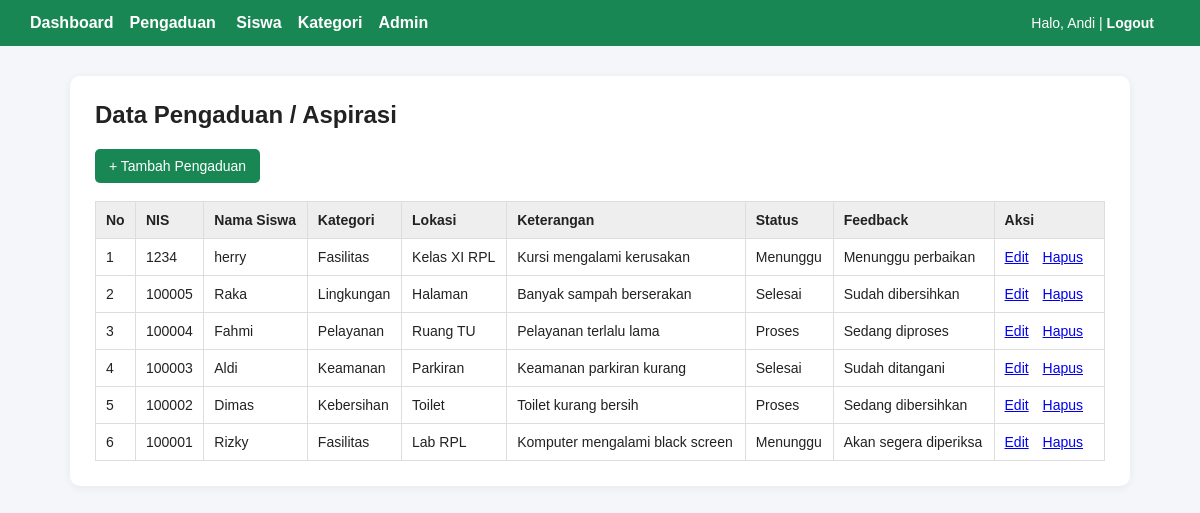
/index.php?page=pengaduan (signed in), run on the app's committed database.
### tables this page shows
CREATE TABLE `input_aspirasi` (
  `id_pelaporan` int(5) NOT NULL,
  `nis` int(10) NOT NULL,
  `id_kategori` int(5) NOT NULL,
  `lokasi` varchar(50) NOT NULL,
  `ket` varchar(100) NOT NULL
);

CREATE TABLE `siswa` (
  `nis` int(10) NOT NULL,
  `nama_siswa` varchar(50) NOT NULL,
  `kelas` varchar(10) NOT NULL,
  `jurusan` varchar(30) NOT NULL,
  `no_hp` varchar(15) DEFAULT NULL,
  `password` varchar(255) NOT NULL
);

CREATE TABLE `kategori` (
  `id_kategori` int(5) NOT NULL,
  `ket_kategori` varchar(30) NOT NULL,
  `keterangan` varchar(100) DEFAULT NULL,
  `prioritas` varchar(20) DEFAULT NULL,
  `status` varchar(20) DEFAULT NULL
);

### app/Core/Controller.php (called while the page is built, shortened)
<?php
class Controller
{
    protected function view(string $view, array $data = []): void
    {
        extract($data);
        require __DIR__ . '/../Views/layout/header.php';
        require __DIR__ . '/../Views/' . $view . '.php';
        require __DIR__ . '/../Views/layout/footer.php';
    }
}

### app/Controllers/PengaduanController.php (called while the page is built, shortened)
<?php
class PengaduanController extends Controller
{
    private $model; private $siswaModel; private $kategoriModel;
    public function __construct(){Auth::requireLogin();$this->model=new Pengaduan();$this->siswaModel=new Siswa();$this->kategoriModel=new Kategori();}
    public function index(): void {
        if(Auth::isAdmin()) {$pengaduan=$this->model->all();} else {$pengaduan=$this->model->byNis((int)Auth::user()['nis']);}
        $this->view('pengaduan/index',['pengaduan'=>$pengaduan]);
    }
}

### public/index.php (called while the page is built, shortened)
<?php
spl_autoload_register(function (string $class): void {
    $prefix = 'App\\';
    $relative = substr($class, strlen($prefix));
    $file = __DIR__ . '/../app/' . str_replace('\\', '/', $relative) . '.php';
});
$routes = [
    'login'     => [AuthController::class, 'login'],
    'logout'    => [AuthController::class, 'logout'],
    'dashboard' => [DashboardController::class, 'index'],
    'admin'        => [AdminController::class, 'index'],
    'admin.create' => [AdminController::class, 'create'],
    'admin.edit'   => [AdminController::class, 'edit'],
    'admin.delete' => [AdminController::class, 'delete'],
    'siswa'        => [SiswaController::class, 'index'],
    'siswa.create' => [SiswaController::class, 'create'],
    'siswa.edit'   => [SiswaController::class, 'edit'],
    'siswa.delete' => [SiswaController::class, 'delete'],
    'kategori'        => [KategoriController::class, 'index'],
    'kategori.create' => [KategoriController::class, 'create'],
    'kategori.edit'   => [KategoriController::class, 'edit'],
    'kategori.delete' => [KategoriController::class, 'delete'],
    'pengaduan'        => [PengaduanController::class, 'index'],
    'pengaduan.create' => [PengaduanController::class, 'create'],
    'pengaduan.edit'   => [PengaduanController::class, 'edit'],
    'pengaduan.delete' => [PengaduanController::class, 'delete'],
];
$page = $_GET['page'] ?? 'login';
[$controllerClass, $method] = $routes[$page];
$controller = new $controllerClass();
$controller->$method();

### app/Core/Auth.php (called while the page is built, shortened)
<?php
class Auth
{
    public static function check(): bool
    {
        return isset($_SESSION['role']);
    }
    public static function isAdmin(): bool
    {
        return self::check() && $_SESSION['role'] === 'admin';
    }
    public static function user(): ?array
    {
        if (self::isAdmin()) {
            return [
                'role' => 'admin',
                'id_admin' => $_SESSION['id_admin'],
                'username' => $_SESSION['username'],
                'nama' => $_SESSION['nama'],
            ];
        }
        return [
            'role' => 'anggota',
            'nis' => $_SESSION['nis'],
            'nama' => $_SESSION['nama'],
            'kelas' => $_SESSION['kelas'],
        ];
    }
}

### app/Core/Database.php (called while the page is built, shortened)
<?php
class Database
{
    private static $connection = null;
    public static function getConnection(): \mysqli
    {
        if (self::$connection !== null) {
            return self::$connection;
        }
        $config = require __DIR__ . '/../../config/config.php';
        $host = $config['host'] ?? '127.0.0.1';
        $port = (int) ($config['port'] ?? 3306);
        $attempts = [[$host, $port, null]];
        $connection = null;
        foreach ($attempts as [$h, $p, $s]) {
            $c = @mysqli_connect($h, $config['user'], $config['pass'], $config['name'], $p, $s);
            if ($c) {
                $connection = $c;
                break;
            }
        }
        mysqli_set_charset($connection, 'utf8mb4');
        self::$connection = $connection;
        return self::$connection;
    }
}

### app/Models/Pengaduan.php (called while the page is built, shortened)
<?php
class Pengaduan
{
    private $db;
    public function __construct()
    {
        $this->db = Database::getConnection();
    }
    public function all(): array
    {
        $sql = "SELECT ia.id_pelaporan, ia.nis, s.nama_siswa, ia.id_kategori, k.ket_kategori,
                       ia.lokasi, ia.ket,
                       COALESCE(a.status, 'Menunggu') AS status,
                       COALESCE(a.feedback, '') AS feedback
                FROM input_aspirasi ia
                INNER JOIN siswa s ON ia.nis = s.nis
                INNER JOIN kategori k ON ia.id_kategori = k.id_kategori
                LEFT JOIN aspirasi a ON a.id_pelaporan = ia.id_pelaporan
                ORDER BY ia.id_pelaporan DESC";
        $result = mysqli_query($this->db, $sql);
        return $result ? mysqli_fetch_all($result, MYSQLI_ASSOC) : [];
    }
}

### app/Views/pengaduan/index.php (the view)
<h2>Data Pengaduan / Aspirasi</h2>
<p><a class="btn" href="index.php?page=pengaduan.create">+ Tambah Pengaduan</a></p>
<table>
<tr>
<th>No</th><th>NIS</th><th>Nama Siswa</th><th>Kategori</th><th>Lokasi</th><th>Keterangan</th><th>Status</th><th>Feedback</th><th>Aksi</th>
</tr>
<?php if (empty($pengaduan)): ?>
<tr><td colspan="9" align="center">Belum ada data pengaduan.</td></tr>
<?php else: $no = 1; foreach ($pengaduan as $row): ?>
<tr>
<td><?= $no++; ?></td>
<td><?= htmlspecialchars($row['nis']); ?></td>
<td><?= htmlspecialchars($row['nama_siswa']); ?></td>
<td><?= htmlspecialchars($row['ket_kategori']); ?></td>
<td><?= htmlspecialchars($row['lokasi']); ?></td>
<td><?= htmlspecialchars($row['ket']); ?></td>
<td><?= htmlspecialchars($row['status']); ?></td>
<td><?= htmlspecialchars($row['feedback']); ?></td>
<td class="aksi">
<a href="index.php?page=pengaduan.edit&id=<?= urlencode((string) $row['id_pelaporan']); ?>">Edit</a>
<a href="index.php?page=pengaduan.delete&id=<?= urlencode((string) $row['id_pelaporan']); ?>" onclick="return confirm('Hapus pengaduan ini?');">Hapus</a>
</td>
</tr>
<?php endforeach; endif; ?>
</table>

### app/Views/layout/header.php (shortened to what this page needs)
<?php
$currentUser = Auth::user();
?>
<!DOCTYPE html>
<html lang="id">
<head>
</head>
<body>
<div class="navbar"><div>
<a href="index.php?page=dashboard">Dashboard</a><a href="index.php?page=pengaduan"><?= $currentUser['role'] === 'admin' ? 'Pengaduan' : 'Pengaduan Saya'; ?></a>
<?php if ($currentUser['role'] === 'admin'): ?><a href="index.php?page=siswa">Siswa</a><a href="index.php?page=kategori">Kategori</a><a href="index.php?page=admin">Admin</a><?php endif; ?>
</div><div class="user">Halo, <?= htmlspecialchars($currentUser['nama']); ?>&nbsp;|&nbsp;<a href="index.php?page=logout">Logout</a></div></div>
<div class="wrap">
<div class="card">

### app/Views/layout/footer.php
</div>
</div>
</body>
</html>

### app/Views/layout/header.php (style rules this page uses)
* { box-sizing: border-box; }
body { font-family: Arial, sans-serif; background: #f5f6fa; margin: 0; color: #222; }
.navbar { background: #198754; color: #fff; padding: 14px 30px; display: flex; justify-content: space-between; align-items: center; flex-wrap: wrap; }
.navbar a { color: #fff; text-decoration: none; margin-right: 16px; font-weight: bold; }
.navbar .user { font-size: 14px; }
.wrap { max-width: 1100px; margin: 30px auto; padding: 0 20px; }
.card { background: #fff; padding: 25px; border-radius: 10px; box-shadow: 0 2px 10px rgba(0,0,0,.06); overflow-x: auto; }
h2 { margin-top: 0; }
table { width: 100%; border-collapse: collapse; margin-top: 18px; }
th, td { border: 1px solid #ddd; padding: 10px; text-align: left; font-size: 14px; }
th { background: #eee; }
.btn { display: inline-block; padding: 9px 14px; background: #198754; color: #fff; text-decoration: none; border-radius: 5px; border: none; cursor: pointer; font-size: 14px; }
.aksi a { margin-right: 10px; }

### data on the page
input_aspirasi: nis "1234", nis.nama_siswa "herry", id_kategori.ket_kategori "Fasilitas", lokasi "Kelas XI RPL", ket "Kursi mengalami kerusakan", status "Menunggu", feedback "Menunggu perbaikan"
input_aspirasi: nis "100005", nis.nama_siswa "Raka", id_kategori.ket_kategori "Lingkungan", lokasi "Halaman", ket "Banyak sampah berserakan", status "Selesai", feedback "Sudah dibersihkan"
input_aspirasi: nis "100004", nis.nama_siswa "Fahmi", id_kategori.ket_kategori "Pelayanan", lokasi "Ruang TU", ket "Pelayanan terlalu lama", status "Proses", feedback "Sedang diproses"
input_aspirasi: nis "100003", nis.nama_siswa "Aldi", id_kategori.ket_kategori "Keamanan", lokasi "Parkiran", ket "Keamanan parkiran kurang", status "Selesai", feedback "Sudah ditangani"
input_aspirasi: nis "100002", nis.nama_siswa "Dimas", id_kategori.ket_kategori "Kebersihan", lokasi "Toilet", ket "Toilet kurang bersih", status "Proses", feedback "Sedang dibersihkan"
input_aspirasi: nis "100001", nis.nama_siswa "Rizky", id_kategori.ket_kategori "Fasilitas", lokasi "Lab RPL", ket "Komputer mengalami black screen", status "Menunggu", feedback "Akan segera diperiksa"

### other printed values
$currentUser['nama'] "Andi"
